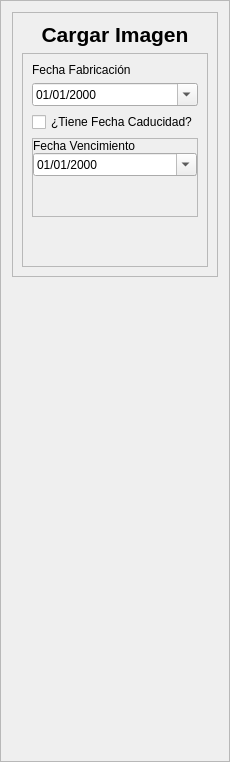
            <widget class="QFrame" name="contenedorModal_formulario_derecha">
             <property name="frameShape">
              <enum>QFrame::Shape::StyledPanel</enum>
             </property>
             <property name="frameShadow">
              <enum>QFrame::Shadow::Raised</enum>
             </property>
             <layout class="QVBoxLayout" name="verticalLayout_2">
              <item>
               <widget class="QFrame" name="contenedorModal_foto">
                <property name="frameShape">
                 <enum>QFrame::Shape::StyledPanel</enum>
                </property>
                <property name="frameShadow">
                 <enum>QFrame::Shadow::Raised</enum>
                </property>
                <layout class="QVBoxLayout" name="verticalLayout_4">
                 <item>
                  <widget class="QLabel" name="etiqueta_fotoProducto">
                   <property name="cursor">
                    <cursorShape>PointingHandCursor</cursorShape>
                   </property>
                   <property name="frameShape">
                    <enum>QFrame::Shape::NoFrame</enum>
                   </property>
                   <property name="frameShadow">
                    <enum>QFrame::Shadow::Plain</enum>
                   </property>
                   <property name="text">
                    <string>&lt;html&gt;&lt;head/&gt;&lt;body&gt;&lt;p align=&quot;center&quot;&gt;&lt;img src=&quot;:/Icons/IconosSVG/subir_imagen.png&quot; width=&quot;80&quot; height=&quot;70&quot;/&gt;&lt;/p&gt;&lt;p align=&quot;center&quot;&gt;&lt;span style=&quot; font-size:16pt; font-family:Arial; font-weight:bold;&quot;&gt;Cargar Imagen&lt;/span&gt;&lt;/p&gt;&lt;/body&gt;&lt;/html&gt;</string>
                   </property>
                   <property name="textFormat">
                    <enum>Qt::TextFormat::AutoText</enum>
                   </property>
                   <property name="scaledContents">
                    <bool>true</bool>
                   </property>
                  </widget>
                 </item>
                 <item>
                  <widget class="QFrame" name="contenedorModal_FechasCaducidades">
                   <property name="frameShape">
                    <enum>QFrame::Shape::StyledPanel</enum>
                   </property>
                   <property name="frameShadow">
                    <enum>QFrame::Shadow::Raised</enum>
                   </property>
                   <layout class="QVBoxLayout" name="verticalLayout_5">
                    <item>
                     <layout class="QVBoxLayout" name="verticalLayout_3">
                      <item>
                       <widget class="QLabel" name="etiqueta_fechaFabricacion">
                        <property name="text">
                         <string>Fecha Fabricación</string>
                        </property>
                       </widget>
                      </item>
                      <item>
                       <widget class="QDateEdit" name="fecha_fabricacionProducto">
                        <property name="displayFormat">
                         <string>dd/MM/yyyy</string>
                        </property>
                        <property name="calendarPopup">
                         <bool>true</bool>
                        </property>
                       </widget>
                      </item>
                     </layout>
                    </item>
                    <item>
                     <widget class="QCheckBox" name="opcion_TieneCaducidad">
                      <property name="text">
                       <string>¿Tiene Fecha Caducidad?</string>
                      </property>
                     </widget>
                    </item>
                    <item>
                     <widget class="QFrame" name="contenedorModal_contenedorFechaCaducidad">
                      <property name="frameShape">
                       <enum>QFrame::Shape::StyledPanel</enum>
                      </property>
                      <property name="frameShadow">
                       <enum>QFrame::Shadow::Raised</enum>
                      </property>
                      <layout class="QGridLayout" name="gridLayout_12">
                       <property name="leftMargin">
                        <number>0</number>
                       </property>
                       <property name="topMargin">
                        <number>0</number>
                       </property>
                       <property name="rightMargin">
                        <number>0</number>
                       </property>
                       <property name="bottomMargin">
                        <number>0</number>
                       </property>
                       <property name="spacing">
                        <number>0</number>
                       </property>
                       <item row="2" column="0">
                        <layout class="QGridLayout" name="contenedorModal_fechas">
                         <item row="2" column="0">
                          <widget class="QLabel" name="etiqueta_fechaVencimiento">
                           <property name="text">
                            <string>Fecha Vencimiento</string>
                           </property>
                          </widget>
                         </item>
                         <item row="3" column="0">
                          <widget class="QDateEdit" name="fecha_vencimientoProducto">
                           <property name="wrapping">
                            <bool>false</bool>
                           </property>
                           <property name="frame">
                            <bool>true</bool>
                           </property>
                           <property name="buttonSymbols">
                            <enum>QAbstractSpinBox::ButtonSymbols::UpDownArrows</enum>
                           </property>
                           <property name="correctionMode">
                            <enum>QAbstractSpinBox::CorrectionMode::CorrectToPreviousValue</enum>
                           </property>
                           <property name="displayFormat">
                            <string>dd/MM/yyyy</string>
                           </property>
                           <property name="calendarPopup">
                            <bool>true</bool>
                           </property>
                          </widget>
                         </item>
                         <item row="4" column="0">
                          <spacer name="verticalSpacer_4">
                           <property name="orientation">
                            <enum>Qt::Orientation::Vertical</enum>
                           </property>
                           <property name="sizeHint" stdset="0">
                            <size>
                             <width>20</width>
                             <height>40</height>
                            </size>
                           </property>
                          </spacer>
                         </item>
                        </layout>
                       </item>
                      </layout>
                     </widget>
                    </item>
                    <item>
                     <spacer name="verticalSpacer_3">
                      <property name="orientation">
                       <enum>Qt::Orientation::Vertical</enum>
                      </property>
                      <property name="sizeHint" stdset="0">
                       <size>
                        <width>20</width>
                        <height>40</height>
                       </size>
                      </property>
                     </spacer>
                    </item>
                   </layout>
                  </widget>
                 </item>
                </layout>
               </widget>
              </item>
              <item>
               <spacer name="verticalSpacer_2">
                <property name="orientation">
                 <enum>Qt::Orientation::Vertical</enum>
                </property>
                <property name="sizeHint" stdset="0">
                 <size>
                  <width>20</width>
                  <height>473</height>
                 </size>
                </property>
               </spacer>
              </item>
             </layout>
            </widget>
